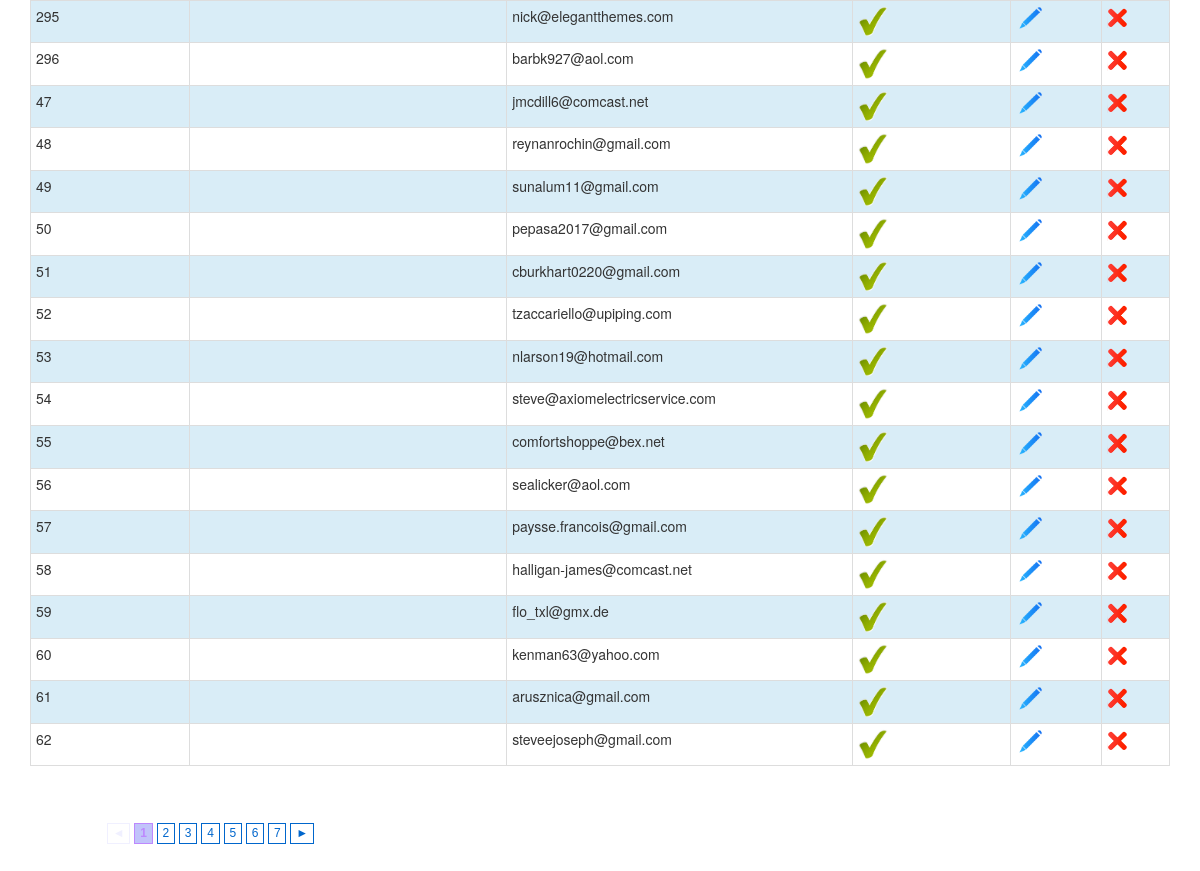
Page /admin/contact-list.php (signed in, lower part) on the earlier database version.
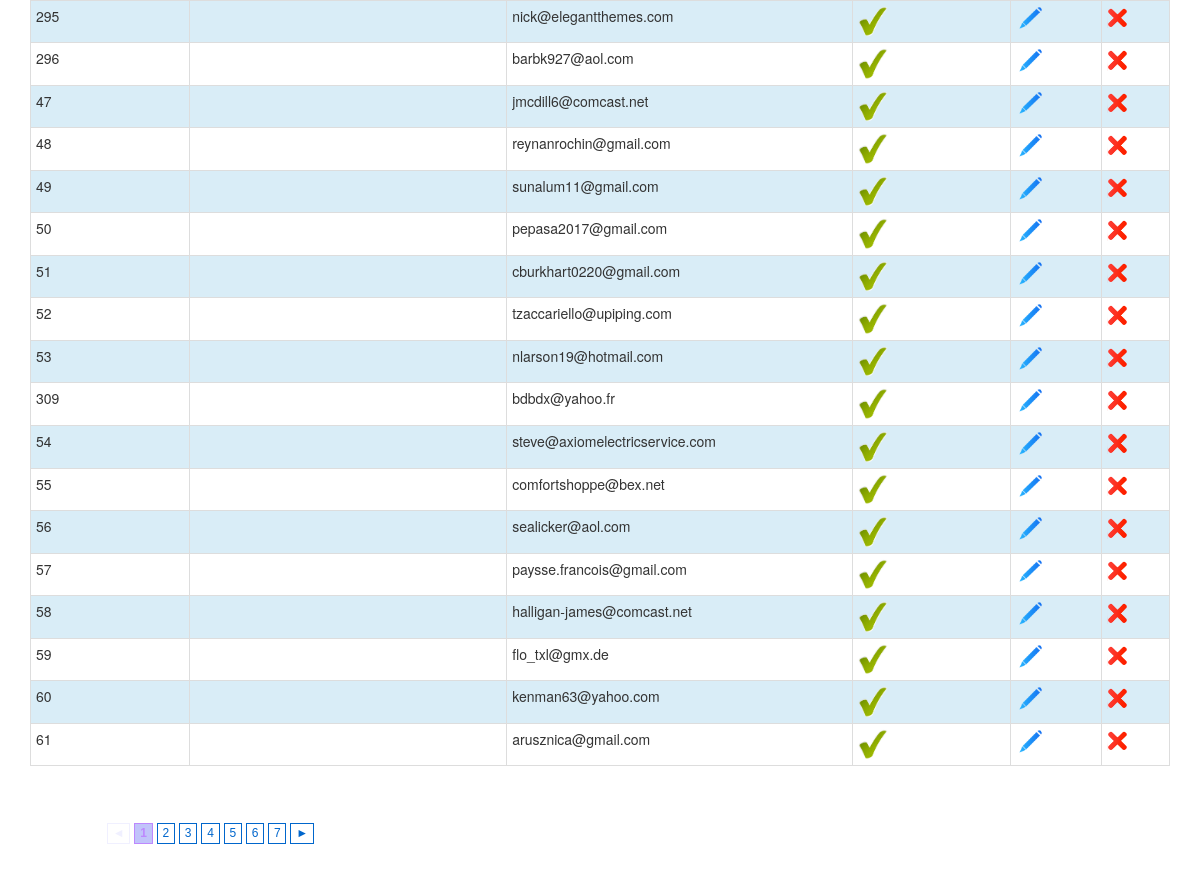
Same page on the later database version.
### tables this page shows
CREATE TABLE `contact` (
  `id` int(10) unsigned NOT NULL AUTO_INCREMENT,
  `firstname` varchar(250) DEFAULT NULL,
  `name` varchar(250) DEFAULT NULL,
  `adresse` varchar(250) NOT NULL,
  `cp` varchar(10) NOT NULL,
  `ville` varchar(100) NOT NULL,
  `email` varchar(250) DEFAULT NULL,
  `tel` varchar(50) DEFAULT NULL,
  `message` text DEFAULT NULL,
  `newsletter` tinyint(4) NOT NULL DEFAULT 0,
  `fromgoldbook` tinyint(4) NOT NULL DEFAULT 0,
  `fromcontact` tinyint(4) NOT NULL DEFAULT 0,
  PRIMARY KEY (`id`)
);

### admin/classes/StorageManager.php (called while the page is built, shortened)
<?php
class StorageManager{
	protected function dbConnect() {
		try {
			$this->mysqli = new mysqli ( DBHOST, DBUSER, DBPASSWD, DBNAME ) ;
		} catch (Exception $e) {
			throw new Exception("Erreur Connexion DB ". $e->getMessage());
		}
	}
}
?>

### admin/classes/Contact.php (called while the page is built, shortened)
<?php
require_once("StorageManager.php");
class Contact extends StorageManager {
	public function contactGet( $id, $offset, $count ) {
		try {
			if (!isset($id)){
				if (isset($offset) && isset($count)) {
					$sql = "SELECT * FROM `contact` ORDER BY `name` ASC LIMIT ". $offset .",". $count .";" ;
				} else {
					$sql = "SELECT * FROM `contact` ORDER BY `name`;" ;
				}
			} else {
				$sql = "SELECT * FROM `contact` WHERE id=". $id;
			}
			$new_array = null;
			$result = mysqli_query($this->mysqli,$sql);
			while( $row = mysqli_fetch_assoc( $result)){
				$new_array[] = $row;
			}
			return $new_array;
		} catch (Exception $e) {
			throw new Exception("Erreur Mysql contactGet ". $e->getMessage());
			return "errrrrrrooooOOor";
		}
	}
	public function contactNumberGet(){
		try {
			$requete = "SELECT count(*) as nb FROM `contact`;" ;
			$new_array = null;
			$result = mysqli_query($this->mysqli,$requete);
			while( $row = mysqli_fetch_assoc( $result)){
				$new_array[] = $row;
			}
			return $new_array[0]['nb'];
		} catch (Exception $e) {
			throw new Exception("Erreur Mysql contactGet ". $e->getMessage());
			return "errrrrrrooooOOor";
		}
	}
}

### admin/contact-list.php (the view, shortened to what this page needs)
<?php include_once 'classes/pagination.php';?>
<?php
	require 'classes/Contact.php';
	$contact = new Contact();
	$total = $contact->contactNumberGet();
	$epp = 50;
	$nbPages = ceil($total/$epp);
	$current = 1;
	$start = ($current * $epp - $epp);
	$result = $contact->contactGet(null, $start, $epp);
?>
<!doctype html>
<html class="no-js" lang="en">
<head>
	<?php include_once 'inc-meta.php';?>
</head>
<body>
	<div class="container">
				<?php echo paginate('contact-list.php', '?p=', $nbPages, $current); ?>
		<div class="row">
			<div class="col-xs-12 col-sm-12 col-md-12">
				<table class="table table-hover table-bordered table-condensed table-striped" >
					<tbody>
						<?php
						if (!empty($result)) {
							$i=0;
							foreach ($result as $value) {
							$i++;
							if($value['newsletter']=='1') {
								$online = 'check';
							} else {
								$online = 'vide';
							}
							?>
							<tr class="<?php if ($i%2!=0) echo 'info'?>">
								<td><?php echo $value['id']?></td>
								<td><?php echo $value['name'] ."  ". $value['firstname']?></td>
								<td><?php echo $value['email']?></td>
								<td><img src="img/<?php echo $online ?>.png" width="30" ></td>
								<td><a href="contact-edit.php?id=<?php echo $value['id'] ?>"><img src="img/modif.png" width="30" alt="Modifier" ></a></td>
								<td>
								<img src="img/del.png" width="20" alt="Supprimer" onclick="$('.supp<?php echo $value['id']?>').css('display', 'block');"> </td>
							</tr>
							<?php } ?>
						<?php } ?>
					</tbody>
				</table>
			</div>
			<?php echo paginate('contact-list.php', '?p=', $nbPages, $current); ?>
		</div>
	</div>
</body>
</html>

### admin/classes/pagination.php (shortened to what this page needs)
<?php
function paginate($url, $link, $total, $current, $adj=3) {
	$prev = $current - 1;
	$next = $current + 1;
	$pagination = '';
	if ($total > 1) {
		$pagination .= "<div class=\"pagination\">\n";
		if ($current == 2) {
			$pagination .= "<a href=\"{$url}\">◄</a>";
		} elseif ($current > 2) {
			$pagination .= "<a href=\"{$url}{$link}{$prev}\">◄</a>";
		} else {
			$pagination .= '<span class="inactive">◄</span>';
		}
		if ($total < 7 + ($adj * 2)) {
			$pagination .= ($current == 1) ? '<span class="active">1</span>' : "<a href=\"{$url}\">1</a>";
			for ($i=2; $i<=$total; $i++) {
				if ($i == $current) {
					$pagination .= "<span class=\"active\">{$i}</span>";
				} else {
					$pagination .= "<a href=\"{$url}{$link}{$i}\">{$i}</a>";
				}
			}
		}
		if ($current == $total)
			$pagination .= "<span class=\"inactive\">►</span>\n";
		else
			$pagination .= "<a href=\"{$url}{$link}{$next}\">►</a>\n";
		$pagination .= "</div>\n";
	}
	return ($pagination);
}

Differences in the rows shown:
no longer on this page (row unchanged): contact: id "62", email "steveejoseph@gmail.com"
added contact: id "309", email "bdbdx@yahoo.fr"
